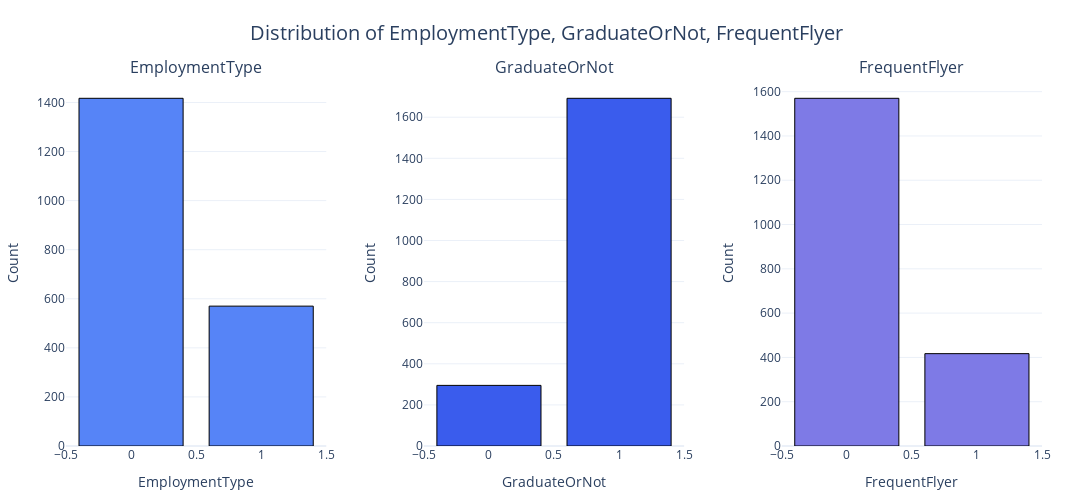

The notebook cell saved with this chart:
### Markdown cell above
### Age
- **Distribution**: The age distribution shows a significant concentration around 30 years.
- **Range**: Ages in the dataset range from 25 to 35 years.
- **Observations**: There is a noticeable peak at age 30, indicating a higher number of individuals in this age group.

### Family Members
- **Distribution**: The distribution of family members shows a central peak.
- **Range**: Family sizes range from 2 to 9 members.
- **Observations**: Most individuals have 4 to 6 family members, with 4 being the most common family size.

### Annual Income (Euro)
- **Distribution**: The annual income distribution is quite spread out with multiple peaks.
- **Range**: Annual incomes range from approximately 4,400 to 20,000 Euros.
- **Observations**: The data shows several peaks, particularly around 5,000, 10,000, and 15,000 Euros, indicating diverse income levels among the individuals.

Now we can move to bar charts for our categorical features.

### Code cell
plot_combined_bar_charts(travel_df, categorical_features_one, save_path='images/combined_bar_charts1.png')

### Figure 1 — Plotly figure (JSON) as saved in the notebook; plotly's stock layout.template omitted (floating-point values rounded to 4 significant figures)
{"data": [{"marker": {"color": "#5684F7", "line": {"color": "#000000", "width": 1}}, "name": "EmploymentType", "type": "bar", "x": [0, 1], "xaxis": "x", "y": [1417, 570], "yaxis": "y"}, {"marker": {"color": "#3A5CED", "line": {"color": "#000000", "width": 1}}, "name": "GraduateOrNot", "type": "bar", "x": [1, 0], "xaxis": "x2", "y": [1692, 295], "yaxis": "y2"}, {"marker": {"color": "#7E7AE6", "line": {"color": "#000000", "width": 1}}, "name": "FrequentFlyer", "type": "bar", "x": [0, 1], "xaxis": "x3", "y": [1570, 417], "yaxis": "y3"}], "layout": {"annotations": [{"font": {"size": 16}, "showarrow": false, "text": "EmploymentType", "x": 0.1333, "xanchor": "center", "xref": "paper", "y": 1, "yanchor": "bottom", "yref": "paper"}, {"font": {"size": 16}, "showarrow": false, "text": "GraduateOrNot", "x": 0.5, "xanchor": "center", "xref": "paper", "y": 1, "yanchor": "bottom", "yref": "paper"}, {"font": {"size": 16}, "showarrow": false, "text": "FrequentFlyer", "x": 0.8667, "xanchor": "center", "xref": "paper", "y": 1, "yanchor": "bottom", "yref": "paper"}], "height": 500, "margin": {"b": 50, "l": 50, "r": 50, "t": 80}, "showlegend": false, "title": {"font": {"size": 20}, "text": "Distribution of EmploymentType, GraduateOrNot, FrequentFlyer", "x": 0.5}, "width": 1200, "xaxis": {"anchor": "y", "domain": [0, 0.2667], "title": {"font": {"size": 14}, "text": "EmploymentType"}}, "xaxis2": {"anchor": "y2", "domain": [0.3667, 0.6333], "title": {"font": {"size": 14}, "text": "GraduateOrNot"}}, "xaxis3": {"anchor": "y3", "domain": [0.7333, 1], "title": {"font": {"size": 14}, "text": "FrequentFlyer"}}, "yaxis": {"anchor": "x", "domain": [0, 1], "title": {"font": {"size": 14}, "text": "Count"}}, "yaxis2": {"anchor": "x2", "domain": [0, 1], "title": {"font": {"size": 14}, "text": "Count"}}, "yaxis3": {"anchor": "x3", "domain": [0, 1], "title": {"font": {"size": 14}, "text": "Count"}}}}
